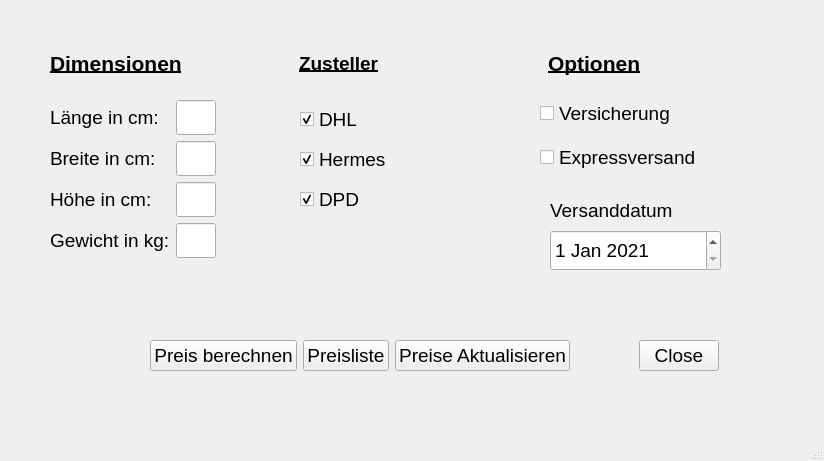
<?xml version="1.0" encoding="UTF-8"?>
<ui version="4.0">
 <class>MainWindow</class>
 <widget class="QMainWindow" name="MainWindow">
  <property name="geometry">
   <rect>
    <x>0</x>
    <y>0</y>
    <width>824</width>
    <height>461</height>
   </rect>
  </property>
  <property name="minimumSize">
   <size>
    <width>750</width>
    <height>420</height>
   </size>
  </property>
  <property name="windowTitle">
   <string>Versandkostenrechner</string>
  </property>
  <widget class="QWidget" name="centralwidget">
   <widget class="QWidget" name="horizontalLayoutWidget">
    <property name="geometry">
     <rect>
      <x>150</x>
      <y>330</y>
      <width>631</width>
      <height>51</height>
     </rect>
    </property>
    <layout class="QHBoxLayout" name="horizontalLayout">
     <item>
      <widget class="QPushButton" name="but_calculate">
       <property name="font">
        <font>
         <pointsize>14</pointsize>
        </font>
       </property>
       <property name="text">
        <string>Preis berechnen</string>
       </property>
      </widget>
     </item>
     <item>
      <widget class="QPushButton" name="but_pricelist">
       <property name="font">
        <font>
         <pointsize>14</pointsize>
        </font>
       </property>
       <property name="text">
        <string>Preisliste</string>
       </property>
      </widget>
     </item>
     <item>
      <widget class="QPushButton" name="but_update">
       <property name="font">
        <font>
         <pointsize>14</pointsize>
        </font>
       </property>
       <property name="text">
        <string>Preise Aktualisieren</string>
       </property>
      </widget>
     </item>
     <item>
      <widget class="QDialogButtonBox" name="but_close">
       <property name="font">
        <font>
         <pointsize>14</pointsize>
        </font>
       </property>
       <property name="orientation">
        <enum>Qt::Horizontal</enum>
       </property>
       <property name="standardButtons">
        <set>QDialogButtonBox::Close</set>
       </property>
       <property name="centerButtons">
        <bool>true</bool>
       </property>
      </widget>
     </item>
    </layout>
   </widget>
   <widget class="QDateEdit" name="dateEdit_delDate">
    <property name="geometry">
     <rect>
      <x>550</x>
      <y>230</y>
      <width>171</width>
      <height>41</height>
     </rect>
    </property>
    <property name="font">
     <font>
      <pointsize>14</pointsize>
     </font>
    </property>
    <property name="dateTime">
     <datetime>
      <hour>0</hour>
      <minute>0</minute>
      <second>0</second>
      <year>2021</year>
      <month>1</month>
      <day>1</day>
     </datetime>
    </property>
    <property name="maximumDate">
     <date>
      <year>9999</year>
      <month>12</month>
      <day>1</day>
     </date>
    </property>
    <property name="date">
     <date>
      <year>2021</year>
      <month>1</month>
      <day>1</day>
     </date>
    </property>
   </widget>
   <widget class="QWidget" name="formLayoutWidget">
    <property name="geometry">
     <rect>
      <x>50</x>
      <y>100</y>
      <width>211</width>
      <height>178</height>
     </rect>
    </property>
    <layout class="QFormLayout" name="formLayout">
     <item row="1" column="1">
      <widget class="QLineEdit" name="inp_length">
       <property name="minimumSize">
        <size>
         <width>40</width>
         <height>35</height>
        </size>
       </property>
       <property name="maximumSize">
        <size>
         <width>40</width>
         <height>60</height>
        </size>
       </property>
       <property name="font">
        <font>
         <pointsize>14</pointsize>
        </font>
       </property>
       <property name="contextMenuPolicy">
        <enum>Qt::ActionsContextMenu</enum>
       </property>
       <property name="inputMethodHints">
        <set>Qt::ImhPreferNumbers</set>
       </property>
       <property name="alignment">
        <set>Qt::AlignRight|Qt::AlignTrailing|Qt::AlignVCenter</set>
       </property>
      </widget>
     </item>
     <item row="1" column="0">
      <widget class="QLabel" name="label_length">
       <property name="font">
        <font>
         <pointsize>14</pointsize>
        </font>
       </property>
       <property name="text">
        <string>Länge in cm:</string>
       </property>
       <property name="textInteractionFlags">
        <set>Qt::NoTextInteraction</set>
       </property>
      </widget>
     </item>
     <item row="2" column="1">
      <widget class="QLineEdit" name="inp_width">
       <property name="minimumSize">
        <size>
         <width>40</width>
         <height>35</height>
        </size>
       </property>
       <property name="maximumSize">
        <size>
         <width>40</width>
         <height>60</height>
        </size>
       </property>
       <property name="font">
        <font>
         <pointsize>14</pointsize>
        </font>
       </property>
       <property name="contextMenuPolicy">
        <enum>Qt::ActionsContextMenu</enum>
       </property>
       <property name="inputMethodHints">
        <set>Qt::ImhPreferNumbers</set>
       </property>
       <property name="alignment">
        <set>Qt::AlignRight|Qt::AlignTrailing|Qt::AlignVCenter</set>
       </property>
      </widget>
     </item>
     <item row="2" column="0">
      <widget class="QLabel" name="label_width">
       <property name="font">
        <font>
         <pointsize>14</pointsize>
        </font>
       </property>
       <property name="text">
        <string>Breite in cm:</string>
       </property>
      </widget>
     </item>
     <item row="5" column="0">
      <widget class="QLabel" name="lable_height">
       <property name="font">
        <font>
         <pointsize>14</pointsize>
        </font>
       </property>
       <property name="text">
        <string>Höhe in cm:</string>
       </property>
      </widget>
     </item>
     <item row="5" column="1">
      <widget class="QLineEdit" name="inp_height">
       <property name="minimumSize">
        <size>
         <width>40</width>
         <height>35</height>
        </size>
       </property>
       <property name="maximumSize">
        <size>
         <width>40</width>
         <height>60</height>
        </size>
       </property>
       <property name="font">
        <font>
         <pointsize>14</pointsize>
        </font>
       </property>
       <property name="contextMenuPolicy">
        <enum>Qt::ActionsContextMenu</enum>
       </property>
       <property name="inputMethodHints">
        <set>Qt::ImhPreferNumbers</set>
       </property>
       <property name="alignment">
        <set>Qt::AlignRight|Qt::AlignTrailing|Qt::AlignVCenter</set>
       </property>
      </widget>
     </item>
     <item row="6" column="0">
      <widget class="QLabel" name="label_weight">
       <property name="font">
        <font>
         <pointsize>14</pointsize>
        </font>
       </property>
       <property name="text">
        <string>Gewicht in kg:</string>
       </property>
      </widget>
     </item>
     <item row="6" column="1">
      <widget class="QLineEdit" name="inp_weight">
       <property name="sizePolicy">
        <sizepolicy hsizetype="Fixed" vsizetype="Fixed">
         <horstretch>0</horstretch>
         <verstretch>0</verstretch>
        </sizepolicy>
       </property>
       <property name="minimumSize">
        <size>
         <width>40</width>
         <height>35</height>
        </size>
       </property>
       <property name="maximumSize">
        <size>
         <width>40</width>
         <height>60</height>
        </size>
       </property>
       <property name="font">
        <font>
         <pointsize>14</pointsize>
        </font>
       </property>
       <property name="contextMenuPolicy">
        <enum>Qt::ActionsContextMenu</enum>
       </property>
       <property name="inputMethodHints">
        <set>Qt::ImhPreferNumbers</set>
       </property>
       <property name="alignment">
        <set>Qt::AlignRight|Qt::AlignTrailing|Qt::AlignVCenter</set>
       </property>
      </widget>
     </item>
    </layout>
   </widget>
   <widget class="QWidget" name="verticalLayoutWidget">
    <property name="geometry">
     <rect>
      <x>540</x>
      <y>90</y>
      <width>211</width>
      <height>91</height>
     </rect>
    </property>
    <layout class="QVBoxLayout" name="verticalLayout">
     <item>
      <widget class="QCheckBox" name="checkBox_insurance">
       <property name="font">
        <font>
         <pointsize>14</pointsize>
        </font>
       </property>
       <property name="text">
        <string>Versicherung</string>
       </property>
      </widget>
     </item>
     <item>
      <widget class="QCheckBox" name="checkBox_express">
       <property name="font">
        <font>
         <pointsize>14</pointsize>
        </font>
       </property>
       <property name="text">
        <string>Expressversand</string>
       </property>
      </widget>
     </item>
    </layout>
   </widget>
   <widget class="QLabel" name="label_deliverydate">
    <property name="geometry">
     <rect>
      <x>550</x>
      <y>200</y>
      <width>161</width>
      <height>21</height>
     </rect>
    </property>
    <property name="font">
     <font>
      <pointsize>14</pointsize>
     </font>
    </property>
    <property name="text">
     <string>Versanddatum</string>
    </property>
   </widget>
   <widget class="QWidget" name="verticalLayoutWidget_2">
    <property name="geometry">
     <rect>
      <x>300</x>
      <y>100</y>
      <width>160</width>
      <height>121</height>
     </rect>
    </property>
    <layout class="QVBoxLayout" name="verticalLayout_2">
     <item>
      <widget class="QCheckBox" name="checkBox_dhl">
       <property name="font">
        <font>
         <pointsize>14</pointsize>
        </font>
       </property>
       <property name="text">
        <string>DHL</string>
       </property>
       <property name="checked">
        <bool>true</bool>
       </property>
      </widget>
     </item>
     <item>
      <widget class="QCheckBox" name="checkBox_hermes">
       <property name="font">
        <font>
         <pointsize>14</pointsize>
        </font>
       </property>
       <property name="text">
        <string>Hermes</string>
       </property>
       <property name="checked">
        <bool>true</bool>
       </property>
      </widget>
     </item>
     <item>
      <widget class="QCheckBox" name="checkBox_dpd">
       <property name="font">
        <font>
         <pointsize>14</pointsize>
        </font>
       </property>
       <property name="text">
        <string>DPD</string>
       </property>
       <property name="checked">
        <bool>true</bool>
       </property>
      </widget>
     </item>
    </layout>
   </widget>
   <widget class="QWidget" name="layoutWidget">
    <property name="geometry">
     <rect>
      <x>50</x>
      <y>50</y>
      <width>741</width>
      <height>26</height>
     </rect>
    </property>
    <layout class="QHBoxLayout" name="horizontalLayout_2">
     <item>
      <widget class="QLabel" name="label_dimensions">
       <property name="font">
        <font>
         <pointsize>16</pointsize>
         <weight>75</weight>
         <bold>true</bold>
         <underline>true</underline>
         <kerning>false</kerning>
        </font>
       </property>
       <property name="text">
        <string>Dimensionen</string>
       </property>
       <property name="alignment">
        <set>Qt::AlignLeading|Qt::AlignLeft|Qt::AlignVCenter</set>
       </property>
      </widget>
     </item>
     <item>
      <widget class="QLabel" name="label">
       <property name="font">
        <font>
         <pointsize>14</pointsize>
         <weight>75</weight>
         <bold>true</bold>
         <underline>true</underline>
         <kerning>false</kerning>
        </font>
       </property>
       <property name="text">
        <string>Zusteller</string>
       </property>
      </widget>
     </item>
     <item>
      <widget class="QLabel" name="label_options">
       <property name="font">
        <font>
         <pointsize>16</pointsize>
         <weight>75</weight>
         <bold>true</bold>
         <underline>true</underline>
         <kerning>false</kerning>
        </font>
       </property>
       <property name="text">
        <string>Optionen</string>
       </property>
       <property name="alignment">
        <set>Qt::AlignLeading|Qt::AlignLeft|Qt::AlignVCenter</set>
       </property>
      </widget>
     </item>
    </layout>
   </widget>
  </widget>
  <widget class="QMenuBar" name="menubar">
   <property name="geometry">
    <rect>
     <x>0</x>
     <y>0</y>
     <width>824</width>
     <height>22</height>
    </rect>
   </property>
  </widget>
  <widget class="QStatusBar" name="statusbar"/>
  <action name="actionAuf_Updatestes_pruefen">
   <property name="text">
    <string>Auf Updatestes prüfen</string>
   </property>
  </action>
  <action name="actionAktualisieren">
   <property name="text">
    <string>Aktualisieren</string>
   </property>
  </action>
 </widget>
 <tabstops>
  <tabstop>inp_length</tabstop>
  <tabstop>inp_width</tabstop>
  <tabstop>inp_height</tabstop>
  <tabstop>inp_weight</tabstop>
  <tabstop>checkBox_dhl</tabstop>
  <tabstop>checkBox_hermes</tabstop>
  <tabstop>checkBox_dpd</tabstop>
  <tabstop>checkBox_insurance</tabstop>
  <tabstop>checkBox_express</tabstop>
  <tabstop>dateEdit_delDate</tabstop>
  <tabstop>but_calculate</tabstop>
  <tabstop>but_pricelist</tabstop>
 </tabstops>
 <resources/>
 <connections/>
</ui>
